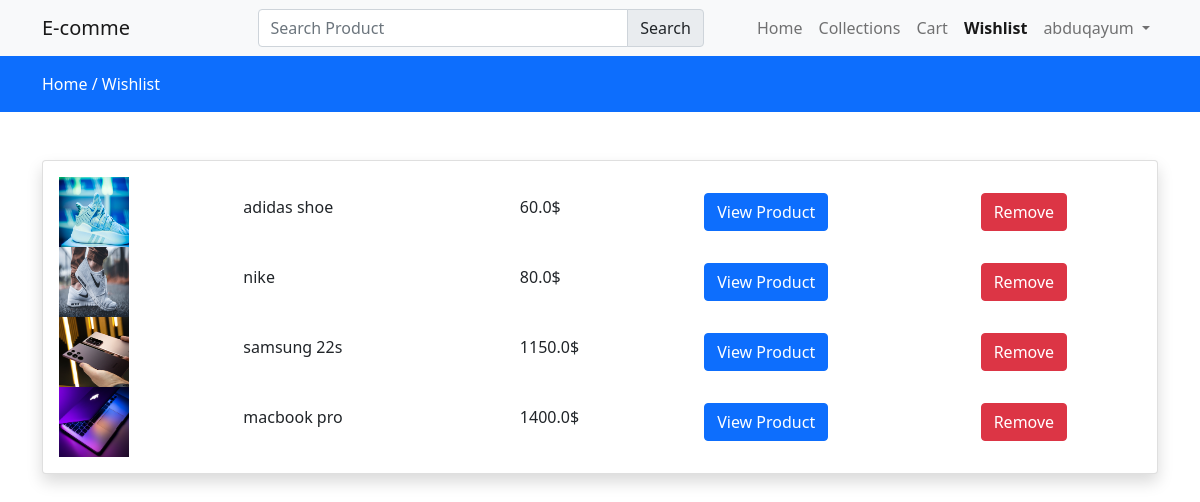
The page /wishlist (signed in) on the database its author committed.
### store/models.py (models this page shows, shortened)
class WishList(models.Model):
    user = models.ForeignKey(User, on_delete=models.CASCADE)
    product = models.ForeignKey(Product, on_delete=models.CASCADE)
    created_at = models.DateTimeField(auto_now_add=True)

class Product(models.Model):
    category = models.ForeignKey(Category, on_delete=models.CASCADE)
    slug = models.CharField(max_length=150, blank=False, null=False)
    name = models.CharField(max_length=150, blank=False, null=False)
    product_image= models.ImageField(upload_to="images", blank=False, null=False)
    small_description = models.CharField(max_length=250, blank=False, null=False)
    quantity = models.IntegerField(null=False, blank=False)
    description = models.TextField(blank=False, null=False)
    orginal_price = models.FloatField(blank=False, null=False)
    selling_price = models.FloatField(blank=False, null=False)
    status = models.BooleanField(default=False, help_text="0=default, 1=hidden")
    trending = models.BooleanField(default=False, help_text="0=default, 1=trending")
    tag = models.CharField(max_length=100, null=False, blank=False)
    meta_title = models.CharField(max_length=150, null=False, blank=False)
    meta_keywords = models.CharField(max_length=150, null=False, blank=False)
    meta_description = models.TextField(null=False, blank=False)
    created_at = models.DateTimeField(auto_now_add=True)

### store/controller/wishlist.py (the view)
# urls.py: path("wishlist", wishlist.index, name="wishlist"),
@login_required(login_url="login")
def index(request):
    wishlist = WishList.objects.filter(user=request.user)
    data = {
        "wishlist": wishlist
    }
    return render(request, "store/wishlist.html", data)

### store/templates/store/wishlist.html (shortened to what this page needs)
{% extends 'store/layouts/main.html' %}
{% block content %}
<div class="py-3 bg-primary">
    <div class="container">
        <a class="text-white" href="{% url 'home' %}"> Home / </a>
        <a class="text-white" href="{% url 'wishlist' %}">Wishlist</a>
    </div>
</div>
<div class="py-5">
    <div class="container">
        <div class="row">
            <div class="col-md-12">
                <div class="card shadow">
                    <div class="card-body wishlistdata">
                        {% if wishlist %}
                            {% for item in wishlist %}
                                <div class="row product_data">
                                    <div class="col-md-2 my-auto">
                                        <img src="{{ item.product.product_image.url }}" height="70px" width="70px" alt="Image here">
                                    </div>
                                    <div class="col-md-3 my-auto">
                                        <h6>{{ item.product.name }}</h6>
                                    </div>
                                    <div class="col-md-2 my-auto">
                                        <h6>{{ item.product.selling_price }}$</h6>
                                    </div>
                                    <div class="col-md-3 my-auto">
                                        <a href="{% url 'productview' item.product.category.slug item.product.slug %}" class="btn btn-primary ">View Product</a>
                                    </div>
                                    <div class="col-md-2 my-auto">
                                        <button class="btn btn-danger delete-wishlist-item">Remove</button>
                                    </div>
                                </div>
                            {% endfor %}
                        {% else %}
                            <h4>Your wishlist is empty</h4>
                        {% endif %}
                    </div>
                </div>
            </div>
        </div>
    </div>
</div>
{% endblock %}

### store/templates/store/inc/navbar.html (shortened to what this page needs)
<nav class="navbar navbar-expand-lg navbar-light bg-light">
    <div class="container">
      <a class="navbar-brand" href="{% url 'home' %}">E-comme</a>
        <div class="search-bar">
          <form action="{% url 'searchproduct' %}" method="POST">
            <div class="input-group">
              <input type="search" required class="form-control" name="productsearch" id="seachproducts" placeholder="Search Product">
              <button class="input-group-text" type="submit">Search</button>
            </div>
          </form>
        </div>
      <div class="collapse navbar-collapse" id="navbarNav">
        <ul class="navbar-nav ms-auto">
          <li class="nav-item">
            <a class="nav-link {% if request.resolver_match.url_name == 'home' %}active{% endif %}" aria-current="page" href="{% url 'home' %}">Home</a>
          </li>
          <li class="nav-item">
            <a class="nav-link {% if request.resolver_match.url_name == 'collections' %}active{% endif %}" href="{% url 'collections' %}">Collections</a>
          </li>
          <li class="nav-item">
            <a class="nav-link {% if request.resolver_match.url_name == 'cart' %}active{% endif %}" href="{% url 'cart' %}">Cart</a>
          </li>
          <li class="nav-item">
            <a class="nav-link {% if request.resolver_match.url_name == 'wishlist' %}active{% endif %}" href="{% url 'wishlist' %}">Wishlist</a>
          </li>
          {% if request.user.is_authenticated %}
            <li class="nav-item dropdown">
              <a class="nav-link dropdown-toggle " href="#" id="navbarDropdown" role="button" data-bs-toggle="dropdown" aria-expanded="false">
                {{request.user}}
              </a>
            </li>
          {% endif %}
        </ul>
      </div>
    </div>
  </nav>

### store/templates/store/layouts/main.html (style rules this page uses)
a { text-decoration: none; color: #000; }
.active { font-weight: 800; }
.search-bar { width: 40%; margin-left: 10%; }

### rows shown on the page
WishList: product.product_image (picture), product.name "adidas shoe", product.selling_price "60.0"
WishList: product.product_image (picture), product.name "nike", product.selling_price "80.0"
WishList: product.product_image (picture), product.name "samsung 22s", product.selling_price "1150.0"
WishList: product.product_image (picture), product.name "macbook pro", product.selling_price "1400.0"

### other values the page prints
{{ request.user }} "abduqayum"
